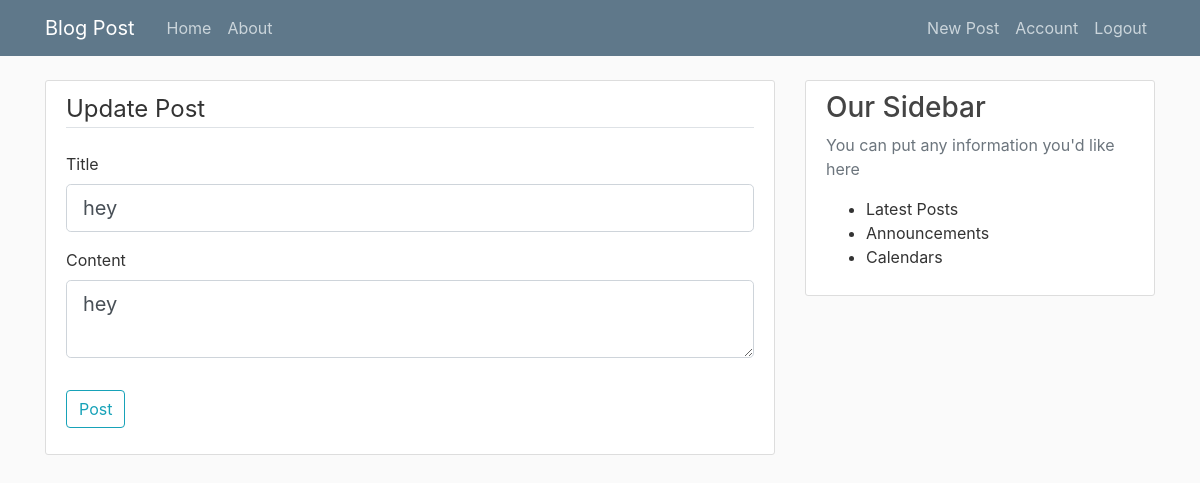
Before: /post/3/update (signed in) with the older database file.
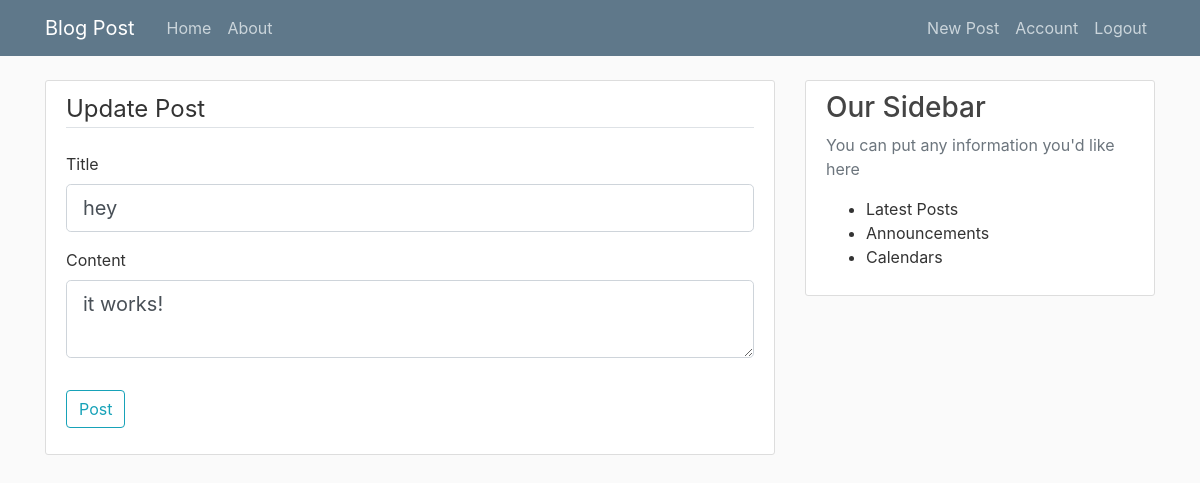
After: the same page with the newer database file.
### app/models.py (models this page shows, shortened)
class Post(db.Model):
    __table_name__= 'posts'
    id = db.Column(db.Integer, primary_key=True)
    title = db.Column(db.String(100), nullable=False)
    date_posted = db.Column(db.DateTime, nullable=False, default=datetime.utcnow)
    content = db.Column(db.Text, nullable=False)
    user_id = db.Column(db.Integer, db.ForeignKey('user.id'), nullable=False)

### app/routes.py (the view)
@app.route('/post/<int:post_id>/update', methods=['GET', 'POST'])
@login_required
def update_post(post_id):
    post = Post.query.get_or_404(post_id)
    if post.author != current_user:
        abort(403)
    form = PostForm()
    if form.validate_on_submit():
        post.title = form.title.data
        post.content = form.content.data
        db.session.commit()
        flash('Your post has been updated!', 'success')
        return redirect(url_for('post', post_id=post_id))
    elif request.method == 'GET':
        form.title.data = post.title
        form.content.data = post.content
    return render_template('create_post.html', title='Update post', form=form, legend='Update Post')

### app/forms.py
class PostForm(FlaskForm):
    title = StringField('Title', validators=[DataRequired()])
    content = TextAreaField('Content', validators=[DataRequired()])
    submit = SubmitField('Post')

### app/models.py (called while the page is built)
@login_manager.user_loader
def load_user(user_id):
    return User.query.get(int(user_id))

### app/templates/create_post.html (shortened to what this page needs)
{% extends 'base.html'%}
{% block content %}
    <div class="content-section">
        <form action="" method="POST">
            <fieldset class="form-group">
                <legend class="border-bottom mb-4">{{ legend }}</legend>
                <div class="form-group">
                    {{ form.title.label(class='form-control-label') }}
                         {% if form.title.errors %}
                        {{ form.title(class="form-control form-control-lg is-invalid") }}
                        <div class="invalid-feedback">
                            {% for errors in form.title.errors %}
                                <span>{{ error }}</span>
                            {% endfor %}
                        </div>
                    {% else %}
                        {{ form.title(class='form-control form-control-lg') }}
                    {% endif %}
                </div>
                <div class="form-group">
                    {{ form.content.label(class='form-control-label') }}
                         {% if form.content.errors %}
                        {{ form.content(class="form-control form-control-lg is-invalid") }}
                        <div class="invalid-feedback">
                            {% for errors in form.content.errors %}
                                <span>{{ error }}</span>
                            {% endfor %}
                        </div>
                    {% else %}
                        {{ form.content(class='form-control form-control-lg') }}
                    {% endif %}
                </div>
            </fieldset>
            <div class="form-group">
                {{ form.submit(class='btn btn-outline-info') }}
            </div>
        </form>
    </div>
{% endblock content %}

### app/templates/base.html (shortened to what this page needs)
<!DOCTYPE html>
<html lang="en">
<head>
    <link rel="stylesheet" href="https://cdn.jsdelivr.net/npm/bootstrap@4.6.1/dist/css/bootstrap.min.css">
    <link rel="stylesheet" href="{{ url_for('static', filename='css/main.css') }}">
</head>
<body>
    <header class="site-header">
        <nav class="navbar navbar-expand-md navbar-dark bg-steel fixed-top">
            <div class="container">
                <a class="navbar-brand mr-4" href="#">Blog Post</a>
                <div class="collapse navbar-collapse" id="navbarSupportedContent">
                    <div class="navbar-nav mr-auto">
                        <a class="nav-item nav-link" href="{{ url_for('index') }}">Home</a>
                        <a class="nav-item nav-link" href="{{ url_for('about') }}">About</a>
                    </div>
                    <div class="navbar-nav">
                        {% if current_user.is_authenticated %}
                        <a class="nav-item nav-link" href="{{ url_for('new_post') }}">New Post</a>
                        <a class="nav-item nav-link" href="{{ url_for('account') }}">Account</a>
                        <a class="nav-item nav-link" href="{{ url_for('logout') }}">Logout</a>
                        {% else %}
                        <a class="nav-item nav-link" href="{{ url_for('login') }}">Login</a>
                        <a class="nav-item nav-link" href="{{ url_for('register') }}">Register</a>
                        {% endif %}
                    </div>
                </div>
            </div>
        </nav>
    </header>
    <main role="main" class="container">
        <div class="row">
            <div class="col-md-8">
                {% block content %}{% endblock %}
            </div>
            <div class="col-md-4">
                <div class="content-section">
                    <h3>Our Sidebar</h3>
                    <p class="text-muted">You can put any information you'd like here</p>
                    <ul>
                        <li>Latest Posts</li>
                        <li>Announcements</li>
                        <li>Calendars</li>
                    </ul>
                </div>
            </div>
        </div>
    </main>
</body>
</html>

### app/static/css/main.css (style rules this page uses)
body { background: #fafafa; color: #333333; margin-top: 5rem; }
h1,h2,h3,h4,h5,h6 { color: #444444; }
.bg-steel { background-color: #5f788a; }
.site-header .navbar-nav .nav-link { color: #cbd5db; }
.content-section { background: #ffffff; padding: 10px 20px; border: 1px solid #dddddd; border-radius: 3px; margin-bottom: 20px; }

Changed rows visible on the page:
changed Post "hey": content "hey" → "it works!"
